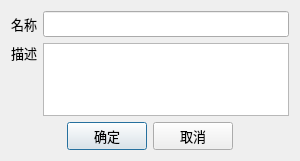
<?xml version="1.0" encoding="UTF-8"?>
<ui version="4.0">
 <class>DialogNewFolder</class>
 <widget class="QDialog" name="DialogNewFolder">
  <property name="geometry">
   <rect>
    <x>0</x>
    <y>0</y>
    <width>300</width>
    <height>161</height>
   </rect>
  </property>
  <property name="windowTitle">
   <string>新建文件夹</string>
  </property>
  <layout class="QGridLayout" name="gridLayout">
   <item row="0" column="0">
    <widget class="QLabel" name="label">
     <property name="font">
      <font>
       <family>Microsoft YaHei</family>
       <pointsize>10</pointsize>
      </font>
     </property>
     <property name="text">
      <string>名称</string>
     </property>
    </widget>
   </item>
   <item row="0" column="1">
    <widget class="QLineEdit" name="lineEditName">
     <property name="font">
      <font>
       <family>Microsoft YaHei</family>
       <pointsize>10</pointsize>
      </font>
     </property>
    </widget>
   </item>
   <item row="1" column="0">
    <layout class="QVBoxLayout" name="verticalLayout">
     <item>
      <widget class="QLabel" name="label_2">
       <property name="font">
        <font>
         <family>Microsoft YaHei</family>
         <pointsize>10</pointsize>
        </font>
       </property>
       <property name="text">
        <string>描述</string>
       </property>
      </widget>
     </item>
     <item>
      <spacer name="verticalSpacer">
       <property name="orientation">
        <enum>Qt::Vertical</enum>
       </property>
       <property name="sizeHint" stdset="0">
        <size>
         <width>20</width>
         <height>40</height>
        </size>
       </property>
      </spacer>
     </item>
    </layout>
   </item>
   <item row="1" column="1">
    <widget class="QTextEdit" name="textEditBrief">
     <property name="font">
      <font>
       <family>Microsoft YaHei</family>
       <pointsize>10</pointsize>
      </font>
     </property>
    </widget>
   </item>
   <item row="2" column="0" colspan="2">
    <layout class="QHBoxLayout" name="horizontalLayout">
     <item>
      <spacer name="horizontalSpacer">
       <property name="orientation">
        <enum>Qt::Horizontal</enum>
       </property>
       <property name="sizeHint" stdset="0">
        <size>
         <width>42</width>
         <height>21</height>
        </size>
       </property>
      </spacer>
     </item>
     <item>
      <widget class="QPushButton" name="btnOK">
       <property name="font">
        <font>
         <pointsize>10</pointsize>
        </font>
       </property>
       <property name="text">
        <string>确定</string>
       </property>
      </widget>
     </item>
     <item>
      <widget class="QPushButton" name="btnCancel">
       <property name="font">
        <font>
         <pointsize>10</pointsize>
        </font>
       </property>
       <property name="text">
        <string>取消</string>
       </property>
      </widget>
     </item>
     <item>
      <spacer name="horizontalSpacer_2">
       <property name="orientation">
        <enum>Qt::Horizontal</enum>
       </property>
       <property name="sizeHint" stdset="0">
        <size>
         <width>44</width>
         <height>20</height>
        </size>
       </property>
      </spacer>
     </item>
    </layout>
   </item>
  </layout>
 </widget>
 <resources/>
 <connections>
  <connection>
   <sender>btnOK</sender>
   <signal>clicked()</signal>
   <receiver>DialogNewFolder</receiver>
   <slot>accept()</slot>
   <hints>
    <hint type="sourcelabel">
     <x>185</x>
     <y>139</y>
    </hint>
    <hint type="destinationlabel">
     <x>149</x>
     <y>80</y>
    </hint>
   </hints>
  </connection>
  <connection>
   <sender>btnCancel</sender>
   <signal>clicked()</signal>
   <receiver>DialogNewFolder</receiver>
   <slot>reject()</slot>
   <hints>
    <hint type="sourcelabel">
     <x>99</x>
     <y>139</y>
    </hint>
    <hint type="destinationlabel">
     <x>149</x>
     <y>80</y>
    </hint>
   </hints>
  </connection>
 </connections>
</ui>
